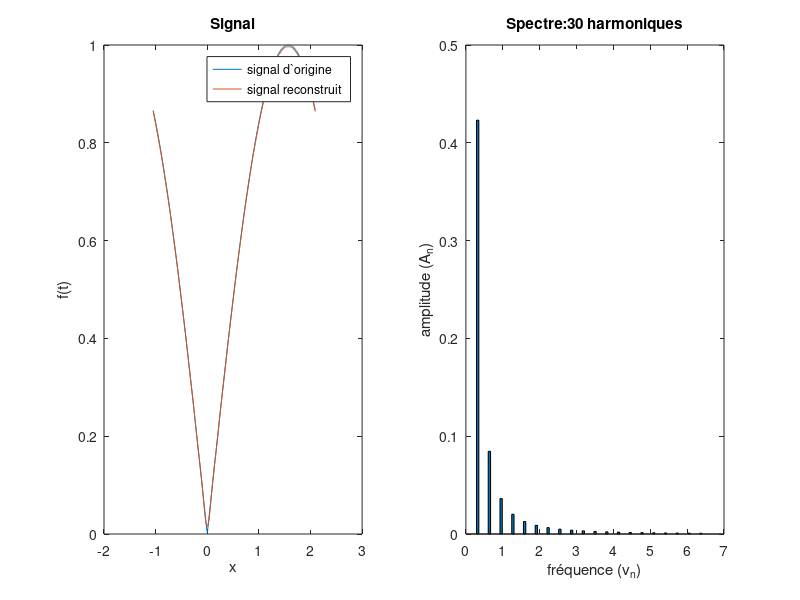

Write MATLAB code to recreate this figure.
clear all;
close all;
hold on ;

S =[-1.0472 -1.0372 -1.0272 -1.0172 -1.0072 -0.9972 -0.9872 -0.9772 -0.9672 -0.9572 -0.9472 -0.9372 -0.9272 -0.9172 -0.9072 -0.8972 -0.8872 -0.8772 -0.8672 -0.8572 -0.8472 -0.8372 -0.8272 -0.8172 -0.8072 -0.7972 -0.7872 -0.7772 -0.7672 -0.7572 -0.7472 -0.7372 -0.7272 -0.7172 -0.7072 -0.6972 -0.6872 -0.6772 -0.6672 -0.6572 -0.6472 -0.6372 -0.6272 -0.6172 -0.6072 -0.5972 -0.5872 -0.5772 -0.5672 -0.5572 -0.5472 -0.5372 -0.5272 -0.5172 -0.5072 -0.4972 -0.4872 -0.4772 -0.4672 -0.4572 -0.4472 -0.4372 -0.4272 -0.4172 -0.4072 -0.3972 -0.3872 -0.3772 -0.3672 -0.3572 -0.3472 -0.3372 -0.3272 -0.3172 -0.3072 -0.2972 -0.2872 -0.2772 -0.2672 -0.2572 -0.2472 -0.2372 -0.2272 -0.2172 -0.2072 -0.1972 -0.1872 -0.1772 -0.1672 -0.1572 -0.1472 -0.1372 -0.1272 -0.1172 -0.1072 -0.0972 -0.0872 -0.0772 -0.0672 -0.0572 -0.0472 -0.0372 -0.0272 -0.0172 -0.0072 0.0028 0.0128 0.0228 0.0328 0.0428 0.0528 0.0628 0.0728 0.0828 0.0928 0.1028 0.1128 0.1228 0.1328 0.1428 0.1528 0.1628 0.1728 0.1828 0.1928 0.2028 0.2128 0.2228 0.2328 0.2428 0.2528 0.2628 0.2728 0.2828 0.2928 0.3028 0.3128 0.3228 0.3328 0.3428 0.3528 0.3628 0.3728 0.3828 0.3928 0.4028 0.4128 0.4228 0.4328 0.4428 0.4528 0.4628 0.4728 0.4828 0.4928 0.5028 0.5128 0.5228 0.5328 0.5428 0.5528 0.5628 0.5728 0.5828 0.5928 0.6028 0.6128 0.6228 0.6328 0.6428 0.6528 0.6628 0.6728 0.6828 0.6928 0.7028 0.7128 0.7228 0.7328 0.7428 0.7528 0.7628 0.7728 0.7828 0.7928 0.8028 0.8128 0.8228 0.8328 0.8428 0.8528 0.8628 0.8728 0.8828 0.8928 0.9028 0.9128 0.9228 0.9328 0.9428 0.9528 0.9628 0.9728 0.9828 0.9928 1.0028 1.0128 1.0228 1.0328 1.0428 1.0528 1.0628 1.0728 1.0828 1.0928 1.1028 1.1128 1.1228 1.1328 1.1428 1.1528 1.1628 1.1728 1.1828 1.1928 1.2028 1.2128 1.2228 1.2328 1.2428 1.2528 1.2628 1.2728 1.2828 1.2928 1.3028 1.3128 1.3228 1.3328 1.3428 1.3528 1.3628 1.3728 1.3828 1.3928 1.4028 1.4128 1.4228 1.4328 1.4428 1.4528 1.4628 1.4728 1.4828 1.4928 1.5028 1.5128 1.5228 1.5328 1.5428 1.5528 1.5628 1.5728 1.5828 1.5928 1.6028 1.6128 1.6228 1.6328 1.6428 1.6528 1.6628 1.6728 1.6828 1.6928 1.7028 1.7128 1.7228 1.7328 1.7428 1.7528 1.7628 1.7728 1.7828 1.7928 1.8028 1.8128 1.8228 1.8328 1.8428 1.8528 1.8628 1.8728 1.8828 1.8928 1.9028 1.9128 1.9228 1.9328 1.9428 1.9528 1.9628 1.9728 1.9828 1.9928 2.0028 2.0128 2.0228 2.0328 2.0428 2.0528 2.0628 2.0728 2.0828 2.0928 ;
0.8660 0.8610 0.8559 0.8506 0.8453 0.8400 0.8345 0.8289 0.8233 0.8176 0.8118 0.8059 0.7999 0.7939 0.7878 0.7816 0.7753 0.7690 0.7625 0.7560 0.7494 0.7428 0.7360 0.7292 0.7224 0.7154 0.7084 0.7013 0.6941 0.6869 0.6796 0.6722 0.6648 0.6573 0.6497 0.6421 0.6344 0.6266 0.6188 0.6109 0.6030 0.5949 0.5869 0.5788 0.5706 0.5623 0.5540 0.5457 0.5373 0.5288 0.5203 0.5117 0.5031 0.4944 0.4857 0.4770 0.4682 0.4593 0.4504 0.4414 0.4324 0.4234 0.4143 0.4052 0.3960 0.3868 0.3776 0.3683 0.3590 0.3497 0.3403 0.3308 0.3214 0.3119 0.3024 0.2928 0.2833 0.2737 0.2640 0.2544 0.2447 0.2350 0.2252 0.2155 0.2057 0.1959 0.1861 0.1763 0.1664 0.1566 0.1467 0.1368 0.1269 0.1169 0.1070 0.0970 0.0871 0.0771 0.0671 0.0572 0.0472 0.0372 0.0272 0.0172 0.0072 0.0028 0.0128 0.0228 0.0328 0.0428 0.0528 0.0628 0.0727 0.0827 0.0927 0.1026 0.1126 0.1225 0.1324 0.1423 0.1522 0.1621 0.1719 0.1818 0.1916 0.2014 0.2112 0.2210 0.2307 0.2404 0.2501 0.2598 0.2694 0.2790 0.2886 0.2982 0.3077 0.3172 0.3267 0.3361 0.3455 0.3549 0.3642 0.3735 0.3828 0.3920 0.4012 0.4103 0.4194 0.4285 0.4375 0.4465 0.4554 0.4643 0.4731 0.4819 0.4906 0.4993 0.5079 0.5165 0.5251 0.5336 0.5420 0.5504 0.5587 0.5670 0.5752 0.5833 0.5914 0.5994 0.6074 0.6153 0.6232 0.6310 0.6387 0.6464 0.6540 0.6615 0.6690 0.6764 0.6837 0.6910 0.6981 0.7053 0.7123 0.7193 0.7262 0.7331 0.7398 0.7465 0.7531 0.7597 0.7661 0.7725 0.7788 0.7851 0.7912 0.7973 0.8033 0.8092 0.8150 0.8208 0.8265 0.8321 0.8376 0.8430 0.8483 0.8536 0.8587 0.8638 0.8688 0.8737 0.8785 0.8833 0.8879 0.8925 0.8969 0.9013 0.9056 0.9098 0.9139 0.9179 0.9218 0.9257 0.9294 0.9331 0.9366 0.9401 0.9434 0.9467 0.9499 0.9529 0.9559 0.9588 0.9616 0.9643 0.9669 0.9694 0.9718 0.9741 0.9763 0.9784 0.9805 0.9824 0.9842 0.9859 0.9875 0.9891 0.9905 0.9918 0.9930 0.9942 0.9952 0.9961 0.9970 0.9977 0.9983 0.9988 0.9993 0.9996 0.9998 1.0000 1.0000 0.9999 0.9998 0.9995 0.9991 0.9986 0.9981 0.9974 0.9966 0.9958 0.9948 0.9937 0.9926 0.9913 0.9899 0.9885 0.9869 0.9852 0.9835 0.9816 0.9797 0.9776 0.9755 0.9732 0.9709 0.9684 0.9659 0.9632 0.9605 0.9577 0.9547 0.9517 0.9486 0.9454 0.9421 0.9387 0.9352 0.9316 0.9279 0.9241 0.9203 0.9163 0.9123 0.9081 0.9039 0.8996 0.8952 0.8907 0.8861 0.8814 0.8766 0.8718 0.8668 ];

l=length(S);

t= S(1,:);
f= S(2,:); 

pas= (t(l)-t(1))/l;
T= t(l)-t(1);

nbHarm= 20;
w=2*pi/T;

a0=(trapz(f))*pas/T;

a=zeros(1,nbHarm);
b=zeros(1,nbHarm);

for n=1:nbHarm
    a(1,n)=trapz( f .* cos(n*w*t));
    b(1,n)=trapz( f .* sin(n*w*t));
end

a=a*pas*2;
b=b*pas*2;

a=a./T;
b=b./T;

A= a.^2 + b.^2;
A=sqrt(A);
fr= 1/T;
nu=[1:nbHarm]*fr;

r=zeros(1,l); %Reconstruction


for n=1:nbHarm
    r=r+a(1,n)*cos(w*n*t)+b(1,n)*sin(w*n*t);

end

r=r+a0;

Ef=(pas*trapz(f.^2))/T;
Eper= a0^2 +sum(a.^2+b.^2)/2;
fprintf('Energie efficace: %f.',Eper); 


%Les Codes des Graphiques
figure(1);

subplot(1,2,1);
plot(t,[f;r]);
title('Signal');
xlabel('x');
ylabel('f(t)');
legend('signal d`origine','signal reconstruit ');

subplot(1,2,2);
bar(nu,A,0.2);
title('Spectre:30 harmoniques');
xlabel('fréquence (v_n)');
ylabel('amplitude (A_n)');
